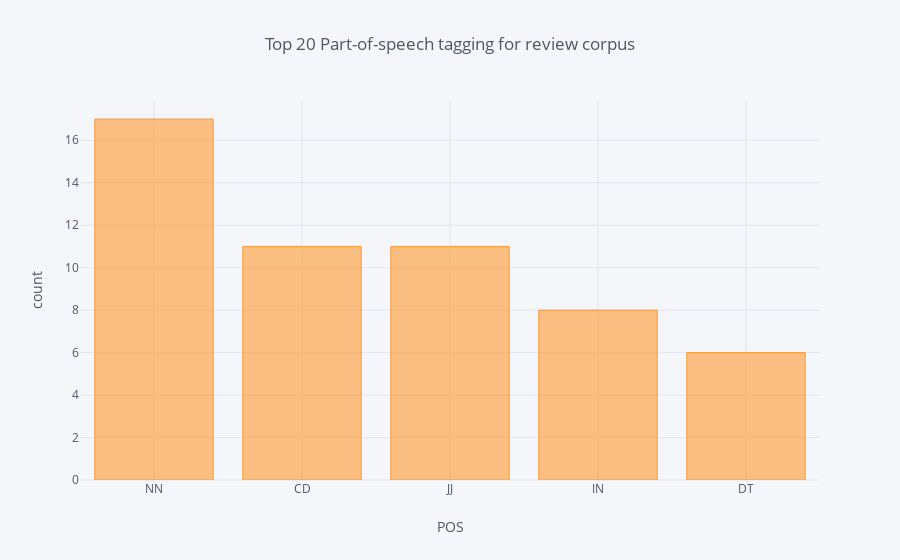

The code cell stored with this chart in its notebook:
### Code cell
blob = TextBlob(str(df['ABSTRACT']))
pos_df = pd.DataFrame(blob.tags, columns = ['word' , 'pos'])
pos_df = pos_df.pos.value_counts()[:5]
pos_df.iplot(
    kind='bar',
    xTitle='POS',
    yTitle='count', 
    title='Top 20 Part-of-speech tagging for review corpus')

### Figure 1 — Plotly figure (JSON) as saved in the notebook; plotly's stock layout.template omitted (floating-point values rounded to 4 significant figures)
{"data": [{"marker": {"color": "rgba(255, 153, 51, 0.6)", "line": {"color": "rgba(255, 153, 51, 1.0)", "width": 1}}, "name": "pos", "orientation": "v", "text": "", "type": "bar", "uid": "72be5e28-839b-11e9-9ab3-186024a0f792", "x": ["NN", "CD", "JJ", "IN", "DT"], "y": [17, 11, 11, 8, 6]}], "layout": {"legend": {"bgcolor": "#F5F6F9", "font": {"color": "#4D5663"}}, "paper_bgcolor": "#F5F6F9", "plot_bgcolor": "#F5F6F9", "title": "Top 20 Part-of-speech tagging for review corpus", "titlefont": {"color": "#4D5663"}, "xaxis": {"gridcolor": "#E1E5ED", "showgrid": true, "tickfont": {"color": "#4D5663"}, "title": "POS", "titlefont": {"color": "#4D5663"}, "zerolinecolor": "#E1E5ED"}, "yaxis": {"gridcolor": "#E1E5ED", "showgrid": true, "tickfont": {"color": "#4D5663"}, "title": "count", "titlefont": {"color": "#4D5663"}, "zerolinecolor": "#E1E5ED"}}}
